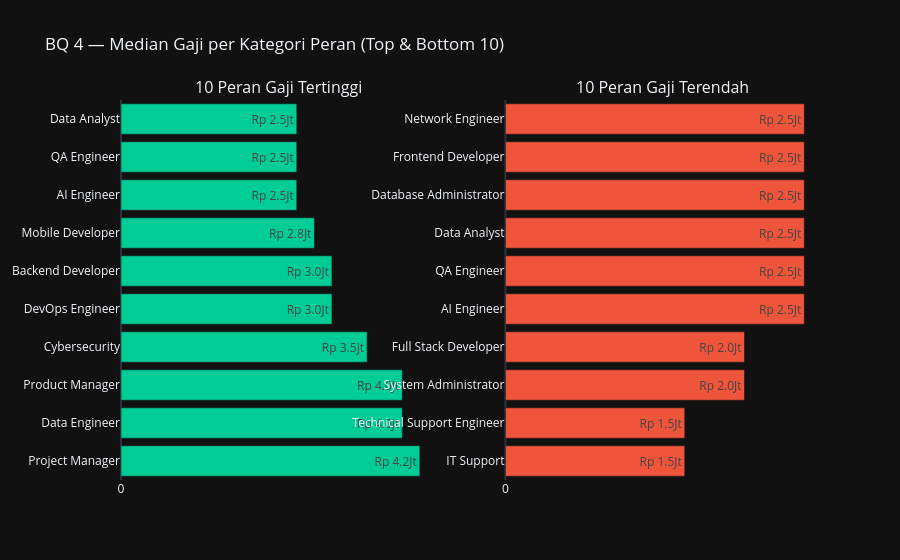

Notebook code for this chart:
### Markdown cell above
**Visualisasi BQ 4 (Bar Chart) :** Dua chart horizontal membandingkan 10 kategori bergaji tertinggi vs terendah secara bersamaan.

### Code cell
# Visualisasi BQ 4 — Dual-panel bar chart

top10 = role_stats.head(10).copy()
bot10 = role_stats.tail(10).sort_values('median_gaji').copy()

def _format_rp(val):
    return f'Rp {val/1_000_000:.1f}Jt'

fig4a = make_subplots(
    rows=1, cols=2,
    subplot_titles=['10 Peran Gaji Tertinggi', '10 Peran Gaji Terendah'],
    shared_xaxes=False
)

fig4a.add_trace(
    go.Bar(
        x=top10['median_gaji'],
        y=top10[GLINTS_ROLE_COL],
        orientation='h',
        marker_color=COLOR_WFH,
        text=top10['median_gaji'].apply(_format_rp),
        textposition='inside',
        insidetextanchor='end',
        name='Tertinggi'
    ),
    row=1, col=1
)

fig4a.add_trace(
    go.Bar(
        x=bot10['median_gaji'],
        y=bot10[GLINTS_ROLE_COL],
        orientation='h',
        marker_color=COLOR_THRESHOLD,
        text=bot10['median_gaji'].apply(_format_rp),
        textposition='inside',
        insidetextanchor='end',
        name='Terendah'
    ),
    row=1, col=2
)

fig4a.update_layout(
    title_text='BQ 4 — Median Gaji per Kategori Peran (Top & Bottom 10)',
    template=TEMPLATE,
    height=560,
    showlegend=False
)
fig4a.update_xaxes(tickformat='.0s', dtick=5_000_000, row=1, col=1)
fig4a.update_xaxes(tickformat='.0s', dtick=5_000_000, row=1, col=2)
fig4a.show()

### Figure 1 — Plotly figure (JSON) as saved in the notebook; plotly's stock layout.template omitted (floating-point values rounded to 4 significant figures)
{"data": [{"insidetextanchor": "end", "marker": {"color": "#00CC96"}, "name": "Tertinggi", "orientation": "h", "text": ["Rp 4.2Jt", "Rp 4.0Jt", "Rp 4.0Jt", "Rp 3.5Jt", "Rp 3.0Jt", "Rp 3.0Jt", "Rp 2.8Jt", "Rp 2.5Jt", "Rp 2.5Jt", "Rp 2.5Jt"], "textposition": "inside", "type": "bar", "x": [4250000, 4000000, 4000000, 3500000, 3000000, 3000000, 2750000, 2500000, 2500000, 2500000], "xaxis": "x", "y": ["Project Manager", "Data Engineer", "Product Manager", "Cybersecurity", "DevOps Engineer", "Backend Developer", "Mobile Developer", "AI Engineer", "QA Engineer", "Data Analyst"], "yaxis": "y"}, {"insidetextanchor": "end", "marker": {"color": "#EF553B"}, "name": "Terendah", "orientation": "h", "text": ["Rp 1.5Jt", "Rp 1.5Jt", "Rp 2.0Jt", "Rp 2.0Jt", "Rp 2.5Jt", "Rp 2.5Jt", "Rp 2.5Jt", "Rp 2.5Jt", "Rp 2.5Jt", "Rp 2.5Jt"], "textposition": "inside", "type": "bar", "x": [1500000, 1500000, 2000000, 2000000, 2500000, 2500000, 2500000, 2500000, 2500000, 2500000], "xaxis": "x2", "y": ["IT Support", "Technical Support Engineer", "System Administrator", "Full Stack Developer", "AI Engineer", "QA Engineer", "Data Analyst", "Database Administrator", "Frontend Developer", "Network Engineer"], "yaxis": "y2"}], "layout": {"annotations": [{"font": {"size": 16}, "showarrow": false, "text": "10 Peran Gaji Tertinggi", "x": 0.225, "xanchor": "center", "xref": "paper", "y": 1, "yanchor": "bottom", "yref": "paper"}, {"font": {"size": 16}, "showarrow": false, "text": "10 Peran Gaji Terendah", "x": 0.775, "xanchor": "center", "xref": "paper", "y": 1, "yanchor": "bottom", "yref": "paper"}], "height": 560, "showlegend": false, "title": {"text": "BQ 4 — Median Gaji per Kategori Peran (Top & Bottom 10)"}, "xaxis": {"anchor": "y", "domain": [0, 0.45], "dtick": 5000000, "tickformat": ".0s"}, "xaxis2": {"anchor": "y2", "domain": [0.55, 1], "dtick": 5000000, "tickformat": ".0s"}, "yaxis": {"anchor": "x", "domain": [0, 1]}, "yaxis2": {"anchor": "x2", "domain": [0, 1]}}}
